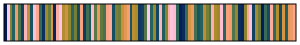

The Python source for this figure:
# 
#         batlowS
#                   www.fabiocrameri.ch/colourmaps
from matplotlib.colors import LinearSegmentedColormap      
      
cm_data = [[0.0051932, 0.098238, 0.34984],      
           [0.98135, 0.80041, 0.98127],      
           [0.51125, 0.5109, 0.1933],      
           [0.1333, 0.37528, 0.3794],      
           [0.94661, 0.61422, 0.41977],      
           [0.30238, 0.45028, 0.30012],      
           [0.066899, 0.26319, 0.37759],      
           [0.9929, 0.70485, 0.70411],      
           [0.75427, 0.56503, 0.21176],      
           [0.088353, 0.32217, 0.38473],      
           [0.98909, 0.75097, 0.83798],      
           [0.98757, 0.65842, 0.56623],      
           [0.20908, 0.41741, 0.34968],      
           [0.049378, 0.19108, 0.36581],      
           [0.63151, 0.54075, 0.17007],      
           [0.40297, 0.48047, 0.24473],      
           [0.86517, 0.58588, 0.30225],      
           [0.032053, 0.14677, 0.35824],      
           [0.99259, 0.68191, 0.63687],      
           [0.98598, 0.77527, 0.90845],      
           [0.69372, 0.5538, 0.18261],      
           [0.81169, 0.57519, 0.25257],      
           [0.57002, 0.52619, 0.17527],      
           [0.16795, 0.39789, 0.36778],      
           [0.45577, 0.49558, 0.21777],      
           [0.075833, 0.29332, 0.38192],      
           [0.97342, 0.63518, 0.49255],      
           [0.059164, 0.22984, 0.37225],      
           [0.25445, 0.43453, 0.32643],      
           [0.10684, 0.34977, 0.38455],      
           [0.99137, 0.72761, 0.77027],      
           [0.35198, 0.46544, 0.27249],      
           [0.91275, 0.59919, 0.36099],      
           [0.37729, 0.47295, 0.25859],      
           [0.27817, 0.44252, 0.31355],      
           [0.98192, 0.64666, 0.5296],      
           [0.99093, 0.67023, 0.60203],      
           [0.081553, 0.30786, 0.3836],      
           [0.48312, 0.50322, 0.20504],      
           [0.42909, 0.48801, 0.2311],      
           [0.78342, 0.57016, 0.23096],      
           [0.8899, 0.59209, 0.33045],      
           [0.9617, 0.62428, 0.4557],      
           [0.096618, 0.33616, 0.38513],      
           [0.72432, 0.55963, 0.19541],      
           [0.66269, 0.5475, 0.17404],      
           [0.054721, 0.21123, 0.36918],      
           [0.063071, 0.24709, 0.37505],      
           [0.32701, 0.4579, 0.28638],      
           [0.98391, 0.78776, 0.94463],      
           [0.14971, 0.38698, 0.37445],      
           [0.60052, 0.5336, 0.17065],      
           [0.071115, 0.2785, 0.37989],      
           [0.99226, 0.71621, 0.73715],      
           [0.11899, 0.36285, 0.38271],      
           [0.54023, 0.51858, 0.1831],      
           [0.99311, 0.69345, 0.67081],      
           [0.98767, 0.763, 0.87286],      
           [0.99031, 0.73918, 0.80381],      
           [0.18789, 0.408, 0.35948],      
           [0.019936, 0.12298, 0.35412],      
           [0.042104, 0.16956, 0.36215],      
           [0.23136, 0.4262, 0.33857],      
           [0.839, 0.58034, 0.27635],      
           [0.92832, 0.60521, 0.3854],      
           [0.26624, 0.43856, 0.32009],      
           [0.092304, 0.32922, 0.38504],      
           [0.14126, 0.38124, 0.37713],      
           [0.73939, 0.56239, 0.20318],      
           [0.46937, 0.49939, 0.21132],      
           [0.29021, 0.44642, 0.30689],      
           [0.99297, 0.68771, 0.65393],      
           [0.67824, 0.55071, 0.1778],      
           [0.61597, 0.53723, 0.16983],      
           [0.98972, 0.74504, 0.8208],      
           [0.15862, 0.39253, 0.37132],      
           [0.96798, 0.62964, 0.47406],      
           [0.95457, 0.61914, 0.43758],      
           [0.31465, 0.45411, 0.29328],      
           [0.5852, 0.52993, 0.17249],      
           [0.045905, 0.18046, 0.36401],      
           [0.037449, 0.15831, 0.36022],      
           [0.55502, 0.52239, 0.17885],      
           [0.9895, 0.66433, 0.58425],      
           [0.98687, 0.7691, 0.89057],      
           [0.064936, 0.25526, 0.37636],      
           [0.6471, 0.54418, 0.17146],      
           [0.41597, 0.48423, 0.23789],      
           [0.012963, 0.11078, 0.35199],      
           [0.22011, 0.42186, 0.34426],      
           [0.078517, 0.30062, 0.38281],      
           [0.99194, 0.67609, 0.61958],      
           [0.19831, 0.4128, 0.35477],      
           [0.7091, 0.55677, 0.18855],      
           [0.07344, 0.28594, 0.38096],      
           [0.82547, 0.57773, 0.2642],      
           [0.12589, 0.36916, 0.38126],      
           [0.90159, 0.59551, 0.34543],      
           [0.93785, 0.60958, 0.40235],      
           [0.98507, 0.65252, 0.548]]      
      
batlowS_map = LinearSegmentedColormap.from_list('batlowS', cm_data)      
# For use of "viscm view"      
test_cm = batlowS_map      
      
if __name__ == "__main__":      
    import matplotlib.pyplot as plt      
    import numpy as np      
      
    try:      
        from viscm import viscm      
        viscm(batlowS_map)      
    except ImportError:      
        print("viscm not found, falling back on simple display")      
        plt.imshow(np.linspace(0, 100, 256)[None, :], aspect='auto',      
                   cmap=batlowS_map)      
    plt.show()      
